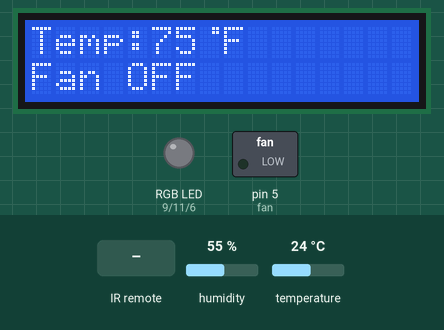
Simulated run of this sketch. Board: Arduino Uno, built with avr-gcc and run on an emulated ATmega328P. Shown: 16×2 character LCD, switched loads named in the sketch (green lamp = pin HIGH), an RGB LED mixed from three pins (HIGH = lit). The inputs (shaded band) are chosen by the test bench; at power-on: temperature 24 °C, humidity 55 %. Dim RGB values are drawn brighter than linear; random numbers use the default seed unless the sketch sets one; what the sketch prints to the serial monitor is not drawn.

Above: at 3.3 s.
3.4 s: temperature set to 28 °C
At 8.7 s:
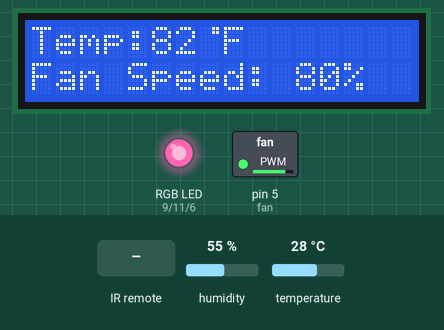
13.9 s: temperature set to 12 °C
At 22.0 s:
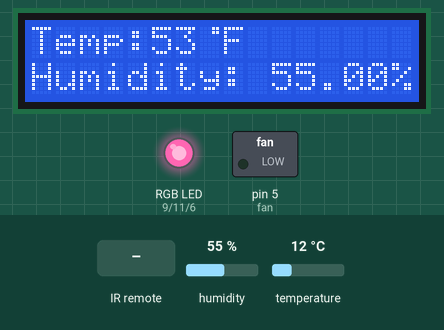
24.3 s: infrared code 0xF7C03F received
At 28.3 s:
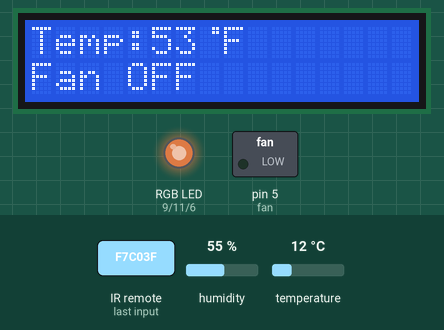
34.6 s: temperature set to 33 °C
At 38.6 s:
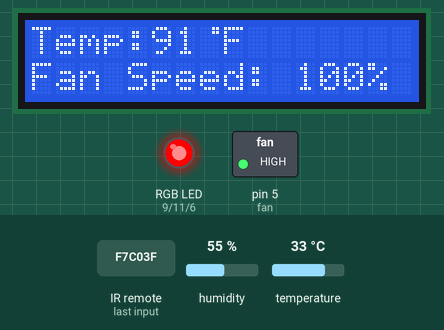
44.9 s: temperature set to 19 °C
At 48.9 s:
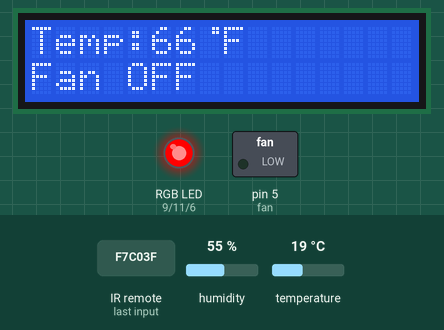
55.3 s: infrared code 0xF720DF received
At 59.3 s:
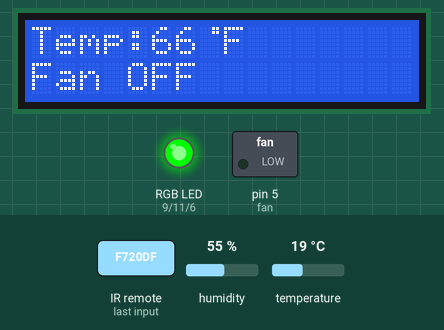
Timing chart, 0 to 60.8 s (numbered marks = the images above; inputs shaded):
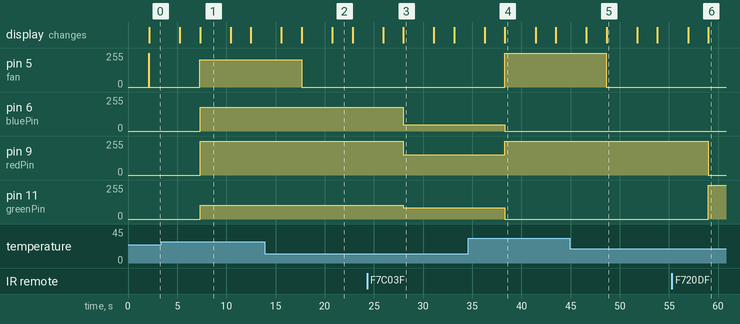

Measured:
- after the input at 3.4 s, pin 5 (fan): 0/255 → 204/255 after 3.9 s; pin 6 (bluePin): 0/255 → 178/255 after 3.9 s; pin 9 (redPin): 0/255 → 255/255 after 3.9 s; pin 11 (greenPin): 0/255 → 102/255 after 3.9 s
- after the input at 13.9 s, pin 5 (fan): 204/255 → 0/255 after 3.7 s
- after the input at 24.3 s, pin 6 (bluePin): 178/255 → 47/255 after 3.7 s; pin 9 (redPin): 255/255 → 152/255 after 3.7 s; pin 11 (greenPin): 102/255 → 84/255 after 3.7 s
- after the input at 34.6 s, pin 5 (fan): 0/255 → 255/255 after 3.7 s; pin 6 (bluePin): 47/255 → 0/255 after 3.7 s; pin 9 (redPin): 152/255 → 255/255 after 3.7 s; pin 11 (greenPin): 84/255 → 0/255 after 3.7 s
- after the input at 44.9 s, pin 5 (fan): 255/255 → 0/255 after 3.7 s
- after the input at 55.3 s, pin 9 (redPin): 255/255 → 0/255 after 3.7 s; pin 11 (greenPin): 0/255 → 255/255 after 3.7 s
- what the display in image 1 shows lasts 3.1 s, from 7.3 s to 10.4 s

The sketch:

ECE455FinalCode.ino
```cpp
#include <dht.h>
#include <Wire.h>
#include <LiquidCrystal_I2C.h>
#include <IRremote.h>


int recvPin = 8; // IR Receiver - Arduino Pin Number 8
int redPin = 9; // RED Output Pin
int greenPin = 11; // GREEN Output Pin
int bluePin = 6; // BLUE Output Pin
int intensity = 10; // Intensity variable
int speedValue = 5; // Speed Variable
int currentColors[] = {0, 0, 0}; // Current Color outputed variable (black by default)
bool customLoop = false; // Variable telling us we are in a custom animation loop

unsigned long previousMillis = 0; // variable for the delay function

LiquidCrystal_I2C lcd(0x27, 16, 2);
IRrecv irrecv(recvPin);
decode_results results;
dht DHT;

#define DHT11_PIN 7
#define fan 5

// Defining hex codes for the remote
#define ON_CODE           0xF7C03F
#define OFF_CODE          0xF740BF
#define INTENSITY_UP_CODE 0xF700FF
#define INTENSITY_DN_CODE 0xF7807F
#define RED_CODE          0xF7A05F
#define GREEN_CODE        0xF720DF
#define BLUE_CODE         0xF7609F
#define WHITE_CODE        0xF7E01F
#define ORANGE_CODE       0xF7B04F
#define TURQUOISE_CODE    0xF710EF
#define NAVY_CODE         0xF7708F
#define BROWN_CODE        0xF7A857 //light orange
#define TEAL_CODE         0xF730CF
#define PURPLE_DARK_CODE  0xF750AF
#define ORANGE_LIGHT_CODE 0xF708F7
#define BLUE_LIGHT_CODE   0xF76897
#define PINK_DARK_CODE    0xF7906F
#define YELLOW_CODE       0xF728D7
#define BLUE_BABY_CODE    0xF748B7
#define PINK_CODE         0xF78877


// defining the avaialble colors one by one
int BLACK_COLOR[3] = {0, 0, 0};
int RED_COLOR[3] = {255, 0, 0};
int GREEN_COLOR[3] = {0, 255, 0};
int BLUE_COLOR[3] =  {0, 0, 255};
int WHITE_COLOR[3] = {255, 255, 255};
int ORANGE_COLOR[3] = {255, 99, 0};
int TURQUOISE_COLOR[3] = {0, 255, 21};
int NAVY_COLOR[3] = {0, 76, 153};
int BROWN_COLOR[3] = {153, 140, 0};
int TEAL_COLOR[3] = {0, 202, 225};
int PURPLE_DARK_COLOR[3] = {48, 0, 130};
int ORANGE_LIGHT_COLOR[3] = {255, 100, 0};
int BLUE_LIGHT_COLOR[3] = {0, 123, 159};
int PINK_DARK_COLOR[3] = {255, 0, 128};
int YELLOW_COLOR[3] = {255, 255, 0};
int BLUE_BABY_COLOR[3] = {0, 104, 145};
int PINK_COLOR[3] = {255, 102, 178};

// defining all the available remote codes in an array
int AVAILABLE_CODES[24] = {ON_CODE, OFF_CODE, INTENSITY_UP_CODE, INTENSITY_DN_CODE, RED_CODE, GREEN_CODE, BLUE_CODE, WHITE_CODE, ORANGE_CODE, TURQUOISE_CODE, NAVY_CODE, BROWN_CODE, TEAL_CODE, PURPLE_DARK_CODE, ORANGE_LIGHT_CODE, BLUE_LIGHT_CODE, PINK_DARK_CODE, YELLOW_CODE, BLUE_BABY_CODE, PINK_CODE};

// defining all the available colors in an array
int AVAILABLE_COLORS[16][3] = {{255, 0, 0}, {0, 255, 0}, {0, 0, 255}, {255, 255, 255}, {255, 99, 0}, {0, 255, 21}, {0, 76, 153}, {153, 140, 0}, {0, 202, 225}, {48, 0, 130}, {255, 100, 0}, {0, 123, 159}, {255, 0, 128}, {255, 255, 0}, {0, 104, 145}, {255, 102, 178}} ;

int redVal = 0;
int grnVal = 0;
int bluVal = 0;

int prevR = redVal;
int prevG = grnVal;
int prevB = bluVal;

byte degree[8] =
{
  0b00011,
  0b00011,
  0b00000,
  0b00000,
  0b00000,
  0b00000,
  0b00000,
  0b00000
};


void setup() {
  // put your setup code here, to run once:
  lcd.begin();
  Serial.begin(9600);
  irrecv.enableIRIn(); // Start the receiver
  pinMode(redPin, OUTPUT);
  pinMode(greenPin, OUTPUT);
  pinMode(bluePin, OUTPUT);
  lcd.createChar(1, degree);
  lcd.clear();
  lcd.print("   Fan Speed  ");
  lcd.setCursor(0, 1);
  lcd.print("  Controlling ");
  delay(2000);
  analogWrite(fan, 255);
  lcd.clear();
}

// function for interpreting the incoming code and eighter setting a fixed color or starting a custom loop function
void interpretRemoteCode(int code) {
  int randomColor[3] = {random(256), random(256), random(256)};
  switch (code) {
    case ON_CODE: setColor(randomColor); break;
    case OFF_CODE: setColor(BLACK_COLOR); break;
    case RED_CODE: setColor(RED_COLOR); break;
    case GREEN_CODE: setColor(GREEN_COLOR); break;
    case BLUE_CODE: setColor(BLUE_COLOR); break;
    case WHITE_CODE: setColor(WHITE_COLOR); break;
    case ORANGE_CODE: setColor(ORANGE_COLOR); break;
    case TURQUOISE_CODE: setColor(TURQUOISE_COLOR); break;
    case NAVY_CODE: setColor(NAVY_COLOR); break;
    case BROWN_CODE: setColor(BROWN_COLOR); break;
    case TEAL_CODE: setColor(TEAL_COLOR); break;
    case PURPLE_DARK_CODE: setColor(PURPLE_DARK_COLOR); break;
    case ORANGE_LIGHT_CODE: setColor(ORANGE_LIGHT_COLOR); break;
    case BLUE_LIGHT_CODE: setColor(BLUE_LIGHT_COLOR); break;
    case PINK_DARK_CODE: setColor(PINK_DARK_COLOR); break;
    case YELLOW_CODE: setColor(YELLOW_COLOR); break;
    case BLUE_BABY_CODE: setColor(BLUE_BABY_COLOR); break;
    case PINK_CODE: setColor(PINK_COLOR); break;
  }
}

// raise the intensity of light or the speed of animation
void raiseIntensity() {
  if (!customLoop) {
    if (intensity <= 9) {
      intensity++;
    }
  } else if (speedValue <= 9) {
    speedValue++;
  }
}

// lower the intensity of light or the speed of animation
void lowerIntensity() {
  if (!customLoop) {
    if (intensity >= 2) {
      intensity--;
    }
  } else if (speedValue >= 2) {
    speedValue--;
  }
}

// set the currentColors variable
void setColor(int colors[]) {
  currentColors[0] = colors[0];
  currentColors[1] = colors[1];
  currentColors[2] = colors[2];
}

// calculate the intensity and send the current color out via the output pins
void sendColor()
{
  if (customLoop == false) {
    int red = currentColors[0];
    int green = currentColors[1];
    int blue = currentColors[2];

    int mappedIntensity = map(intensity, 0, 10, 0, 255);
    int redComputed = map(red, 0, 255, 0, mappedIntensity);
    int blueComputed = map(blue, 0, 255, 0, mappedIntensity);
    int greenComputed = map(green, 0, 255, 0, mappedIntensity);

    analogWrite(redPin, redComputed); // Sends PWM signal to the Red pin
    analogWrite(greenPin, greenComputed);
    analogWrite(bluePin, blueComputed);
  }
}

void loop() {
  // put your main code here, to run repeatedly:
  lcd.backlight();

  lcd.setCursor(0, 0);
fanControl();
  lcd.setCursor(0, 1);
  lcd.print("Humidity: ");
  lcd.print(DHT.humidity);
  lcd.print("%");


  delay(2000);


}
// helper function to check if a value is present in an array
int existsInArray(int compareValue, int arrayName[], int arraySize) {
  for (int x = 0; x < arraySize; x = x + 1) {
    if (arrayName[x] == compareValue) {
      return true;
    }
  }
  return false;
}

// decode remote controll code and if found in the array of available codes interpret it
void findCode() {
  if (irrecv.decode(&results)) {
    if (existsInArray(results.value, AVAILABLE_CODES, 24)) {
      Serial.println("Code Found");
      interpretRemoteCode(results.value);
        customLoop = false;
        sendColor();

    } else {
      Serial.println("Invalid Code");
    }
    irrecv.resume();
  }
}


// Controls the fan
void fanControl() {
  int randomColor[3] = {random(256), random(256), random(256)};
  DHT.read11(DHT11_PIN);
  int temp = DHT.temperature;
  int Temp = DHT.temperature *1.8+32 ;
  unsigned long currentMillis = millis(); // check for a code from the remote every 100 milliseconds
  lcd.print("Temp:");
  lcd.print(Temp );   // Printing temperature on LCD
  lcd.write(1);
  lcd.print("F");
  lcd.setCursor(0, 1);


  if (temp < 25 )
  {
    analogWrite(5, 0);
    lcd.print("Fan OFF            ");
    if (currentMillis - previousMillis >= 100) {
      previousMillis = currentMillis;
     findCode();
    }

    delay(100);
  }

  else if (temp == 25)
  {
    analogWrite(fan, 51);
    lcd.print("Fan Speed: 20%   ");
    setColor(BLUE_LIGHT_COLOR);
    sendColor();
    delay(100);
  }

  else if (temp == 26)
  {
    analogWrite(fan, 102);
    lcd.print("Fan Speed: 40%   ");
    setColor(TEAL_COLOR);
    sendColor();
    delay(100);
  }

  else if (temp == 27)
  {
    analogWrite(fan, 153);
    lcd.print("Fan Speed: 60%   ");
    setColor(GREEN_COLOR);
    sendColor();
    delay(100);
  }

  else if (temp == 28)
  {
    analogWrite(fan, 204);
    lcd.print("Fan Speed: 80%    ");
    setColor(PINK_COLOR);
    sendColor();
    delay(100);
  }
  else if (temp > 28)
  {
    analogWrite(fan, 255);
    lcd.print("Fan Speed: 100%   ");
    setColor(RED_COLOR);
    sendColor();
    delay(100);
  }
  delay(3000);
}
```
